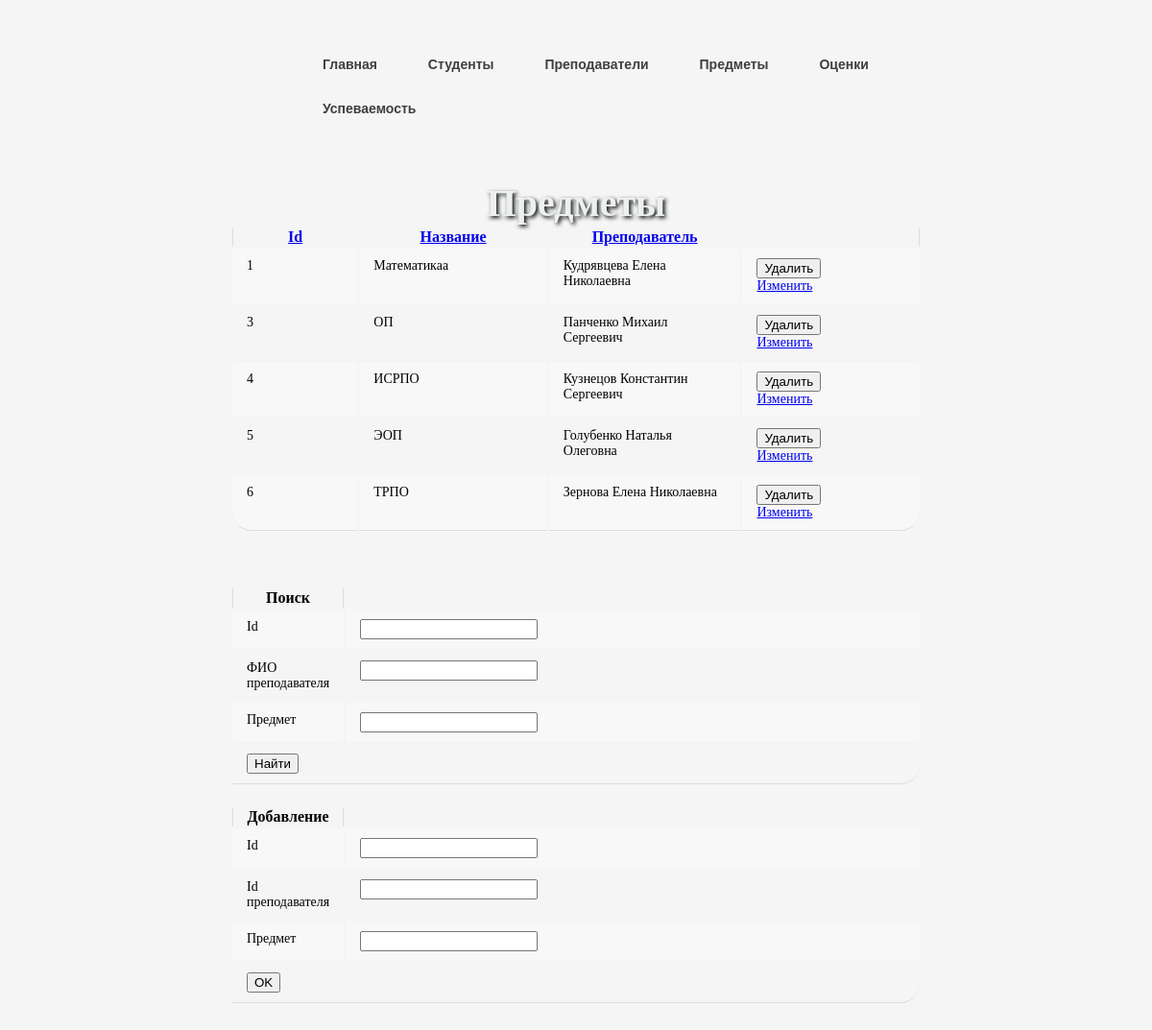
The page /subject.php on the database its author committed.
### tables this page shows
CREATE TABLE `subject` (
  `Id` int NOT NULL,
  `Name` varchar(50) NOT NULL,
  `TeacherId` int NOT NULL
);

CREATE TABLE `teachers` (
  `Id` int NOT NULL,
  `FIO` varchar(50) NOT NULL,
  `Description` varchar(500) NOT NULL
);

### subject.php (the view, shortened to what this page needs)
<!DOCTYPE html>
<html lang="ru">
<?php
$servername = "localhost";
$username = "root";
$password = "root";
$dbname = "ekaterina";
$conn = new mysqli($servername, $username, $password, $dbname);
?>
<head>
  <link rel="stylesheet" href="style.css">
</head>
<body>
  <center>
<ul class="navigation">
   <li><a href="index.php" >Главная</a></li>
   <li><a href="student.php" >Студенты</a></li>
   <li><a href="teachers.php" >Преподаватели</a></li>
   <li><a href="subject.php" >Предметы</a></li>
   <li><a href="marks.php" >Оценки</a></li>
   <li><a href="progress.php" >Успеваемость</a></li>
</ul>
<br><br><br><br>
<?php
$sort_list = array(
  'Id_asc'   => '`Id`',
  'Id_desc'  => '`Id` DESC',
  'Name_asc'   => '`Name`',
  'Name_desc'  => '`Name` DESC',
  'FIO_asc'  => '`FIO`',
  'FIO_desc' => '`FIO` DESC',
);
$sort = @$_GET['sort'];
if (array_key_exists($sort, $sort_list)) {
  $sort_sql = $sort_list[$sort];
} else {
  $sort_sql = reset($sort_list);
}
$sql ="Select subject.*, teachers.FIO AS tc_name FROM subject,teachers WHERE
subject.Id LIKE '%".$Id."%'
AND subject.Name LIKE '%".$Name."%'
AND teachers.FIO LIKE '%".$FIO."%'
AND subject.TeacherId = teachers.Id
 ORDER BY {$sort_sql}";
function sort_link_th($title, $a, $b) {
  $sort = @$_GET['sort'];
  if ($sort == $a) {
    return '<a class="active" href="?sort=' . $b . '">' . $title . ' <i>▲</i></a>';
  } elseif ($sort == $b) {
    return '<a class="active" href="?sort=' . $a . '">' . $title . ' <i>▼</i></a>';
  } else {
    return '<a href="?sort=' . $a . '">' . $title . '</a>';
  }
}
?>
<br><br>
<br><br>
<center> <b style='font-size: 40px; color: #ecf0f1; text-shadow: 2px 2px 4px #000000;'>Предметы</b>
<br>
<table class='table_dark'>
<tr>
  <th ><?php echo sort_link_th('Id', 'Id_asc', 'Id_desc');?></th>
  <th ><?php echo sort_link_th('Название', 'Name_asc', 'Name_desc');?></th>
  <th><?php echo sort_link_th('Преподаватель', 'FIO_asc', 'FIO_desc');?></th>
  <th></th>
</tr>
<?php
if($result = $conn->query($sql)){
foreach($result as $row){
echo"<tr>";
echo"
<td >".$row["Id"]."</td>
<td >".$row["Name"]."</td>
<td >".$row["tc_name"]."</td>";
echo "<td>
                   <form action='del_subject.php' method='post'>
                        <input type='hidden' name='Id' value='" . $row["Id"] . "' />
                        <input type='submit' value='Удалить'>
                   </form>
                   <a href='upd_subject.php?Id=" . $row["Id"] . "'>Изменить</a>
      </td>";
echo "</tr>";
}
echo "</table>";
} else{
echo "Ошибка: " . $conn->error;
}
echo "<br><br>";
echo "
<form class='form_add' action='' method='POST' >
  <table class='form_add'>
    <th>Поиск</th>
    <tr>
      <td> Id</td>
      <td><input type='text' name='Id'></td>
    </tr>
     <tr>
      <td> ФИО преподавателя</td>
      <td><input type='text' name='FIO'></td>
    </tr>
     <tr>
      <td>Предмет</td>
      <td><input type='text' name='Name'></td>
    </tr>
    <tr>
      <td colspan='2'><input type='submit' name='find1' value='Найти'></td>
    </tr>
  </table>
</form>
<form class='form_add' action='add_subject.php' method='POST' enctype='multipart/form-data'>
  <table class='form_add'>
    <th>Добавление</th>
    <tr>
      <td>Id</td>
      <td><input type='text' name='Id'></td>
    </tr>
    <tr>
      <td>Id преподавателя</td>
      <td><input type='text' name='TeacherId'></td>
    </tr>
    <tr>
      <td>Предмет</td>
      <td><input type='text' name='Name'></td>
    </tr>
    <tr>
      <td colspan='2'><input type='submit' name='add' value='OK'></td>
    </tr>
  </table>
</form>
"?>
</body>
</html>

### style.css (style rules this page uses)
body { background-color: whitesmoke; align-content: center; align-items: center; vertical-align: center; margin-left: 20%; margin-right: 20%; }
.navigation { list-style: none; margin-top: 5%; margin-bottom: 5%; margin-left: 5%; }
.navigation li { align-items: center; align-content: center; text-align: center; font-weight: bold; float: left; margin-right: 2%; font-family: Verdana, Arial, Helvetica, sans-serif; font-size: 14px; }
.navigation li a { display: block; padding: 15px 20px; background: whitesmoke; color: #3f3f3f; text-decoration: none; position: relative; border-radius: 10px; }
table { width: 100%; border: none; margin-bottom: 20px; border-collapse: separate; }
table tr th:first-child, .table tr td:first-child { border-left: 1px solid #ddd; }
table tr th:last-child, .table tr td:last-child { border-right: 1px solid #ddd; }
table tbody td { text-align: left; border: none; padding: 10px 15px; font-size: 14px; vertical-align: top; }
table tbody tr:nth-child(even) { background: #F8F8F8; }
table tbody tr:last-child td { border-bottom: 1px solid #ddd; }
table tbody tr:last-child td:first-child { border-radius: 0 0 0 20px; }
table tbody tr:last-child td:last-child { border-radius: 0 0 20px 0; }
th { width: 6%; }

### rows shown on the page
subject: Id "1", Name "Математикаа", TeacherId.FIO "Кудрявцева Елена Николаевна"
subject: Id "3", Name "ОП", TeacherId.FIO "Панченко Михаил Сергеевич"
subject: Id "4", Name "ИСРПО", TeacherId.FIO "Кузнецов Константин Сергеевич"
subject: Id "5", Name "ЭОП", TeacherId.FIO "Голубенко Наталья Олеговна"
subject: Id "6", Name "ТРПО", TeacherId.FIO "Зернова Елена Николаевна"

### other values the page prints
$title "Id Название Преподаватель"
